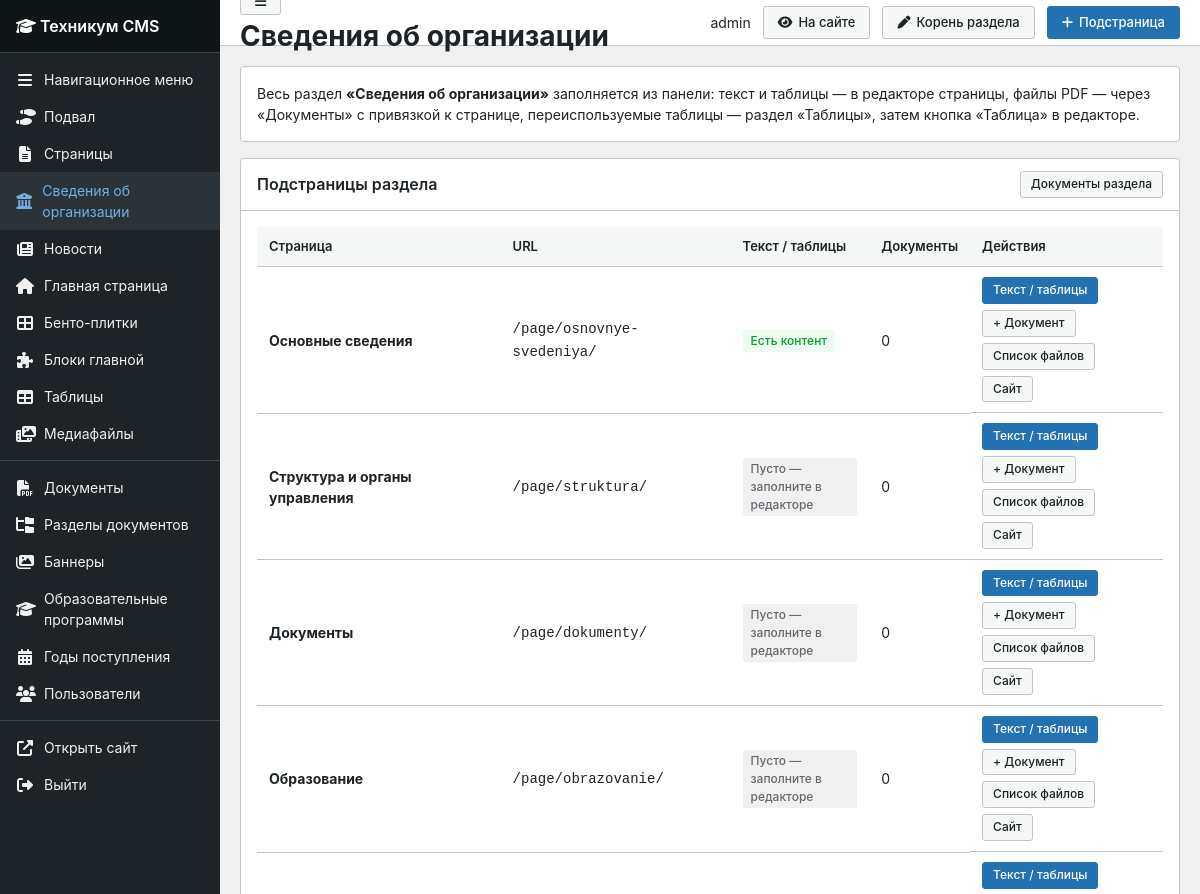
The app's page /panel/organization/ (signed in, upper part), older data.
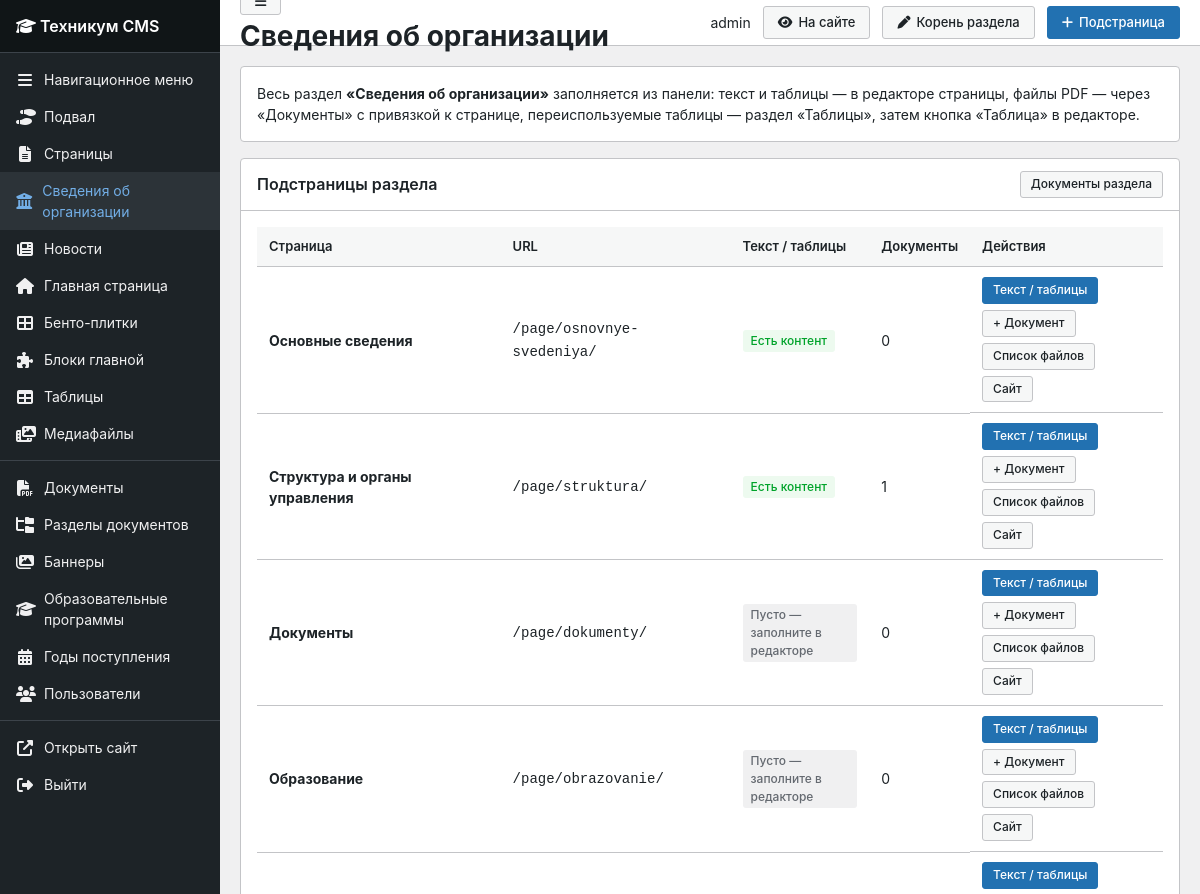
The same page, newer data.
### cms/models.py (models this page shows, shortened)
class Page(models.Model):
    title = models.CharField('Заголовок', max_length=200)
    slug = models.SlugField('URL', max_length=200, unique=True, blank=True)
    description = models.TextField('Описание', blank=True)
    content = RichTextUploadingField('Содержимое', blank=True)
    order = models.IntegerField('Порядок', default=0)
    parent = models.ForeignKey(
        'self',
        on_delete=models.SET_NULL,
        null=True,
        blank=True,
        related_name='subpages',
        verbose_name='Родительская страница'
    )
    is_published = models.BooleanField('Опубликовано', default=True)
    show_in_menu = models.BooleanField('Показывать в меню', default=False)
    meta_title = models.CharField('Meta Title', max_length=200, blank=True)
    meta_description = models.TextField('Meta Description', blank=True)
    meta_keywords = models.CharField('Meta Keywords', max_length=200, blank=True)
    created_at = models.DateTimeField('Создано', auto_now_add=True)
    updated_at = models.DateTimeField('Обновлено', auto_now=True)
    class Meta:
        verbose_name = 'Страница'
        verbose_name_plural = 'Страницы'
        ordering = ['-created_at']
    def save(self, *args, **kwargs):
        if not self.slug:
            self.slug = slugify(self.title, allow_unicode=True)
        if not self.meta_title:
            self.meta_title = self.title
        super().save(*args, **kwargs)
    def get_absolute_url(self):
        if self.slug == 'news':
            return '/news/'
        return f'/page/{self.slug}/'

### cms/panel_views.py (the view, shortened to what this page needs)
# urls.py: path('organization/', panel_views.organization_hub, name='organization_hub'),
@staff_required
def organization_hub(request):
    root = Page.objects.filter(slug='basic-info').first()
    expected = [
        ('osnovnye-svedeniya', 'Основные сведения', 1),
        ('struktura', 'Структура и органы управления', 2),
        ('dokumenty', 'Документы', 3),
        ('obrazovanie', 'Образование', 4),
        ('obrazovatelnye-standarty', 'Образовательные стандарты', 5),
        ('rukovodstvo', 'Руководство. Педагогический (научно-педагогический) состав', 6),
        ('pedagogicheskiy-sostav', 'Педагогический состав', 7),
        ('materialno-tekhnicheskoe', 'Материально-техническое обеспечение', 8),
        ('platnye-uslugi', 'Платные образовательные услуги', 9),
        ('finansy', 'Финансово-хозяйственная деятельность', 10),
        ('vakantnye-mesta', 'Вакантные места для приёма', 11),
        ('stipendii', 'Стипендии и меры поддержки', 12),
        ('mezhdunarodnoe', 'Международное сотрудничество', 13),
        ('pitanie', 'Организация питания', 14),
    ]
    for slug, title, order in expected:
        page, created = Page.objects.get_or_create(
            slug=slug,
            defaults={
                'title': title,
                'parent': root,
                'is_published': True,
                'order': order,
            },
        )
        changed = False
        if page.parent_id != root.id:
            page.parent = root
            changed = True
        if page.order != order:
            page.order = order
            changed = True
        if changed:
            page.save(update_fields=['parent', 'order'])
        sync_page_to_menu(page)
    sync_page_to_menu(root)
    children = (
        Page.objects.filter(parent=root)
        .annotate(docs_count=Count('documents', filter=Q(documents__is_active=True)))
        .order_by('order', 'title')
    )
    rows = []
    for p in children:
        has_html = bool((p.content or '').strip())
        rows.append({
            'page': p,
            'has_content': has_html,
            'docs_count': p.docs_count,
            'status': 'ok' if has_html or p.docs_count else 'empty',
        })
    return render(request, 'panel/organization_hub.html', {
        'root': root,
        'rows': rows,
        'active_menu': 'organization',
        'title': 'Сведения об организации',
    })

### cms/context_processors.py (called while the page is built)
def _dedupe_root_menu(items):
    items = list(items)
    best = {}
    for item in items:
        key = (item.title or '').strip().casefold()
        if not key:
            continue
        children = item.get_children().filter(is_active=True).count()
        score = (1 if item.page_id else 0, children, -item.order, item.pk)
        prev = best.get(key)
        if prev is None or score > prev[1]:
            best[key] = (item.pk, score)
    keep = {pk for pk, _ in best.values()}
    return [item for item in items if item.pk in keep]

def get_root_menu_items():
    menu_items = MenuItem.objects.filter(
        parent=None, is_active=True
    ).order_by('order', 'title')
    return _dedupe_root_menu(menu_items)

def site_context(request):
    homepage = HomePage.load()
    return {
        'site_settings': homepage,
        'menu_items': get_root_menu_items(),
    }

### cms/models.py (called while the page is built)
    @classmethod
    def load(cls):
        obj, created = cls.objects.get_or_create(pk=1)
        return obj

### cms/panel_utils.py (called while the page is built, shortened)
def sync_page_to_menu(page):
    if not page.show_in_menu:
        return None

### templates/panel/organization_hub.html
{% extends 'panel/base.html' %}
{% block topbar_actions %}
<a href="{{ root.get_absolute_url }}" target="_blank" class="btn btn-secondary"><i class="fas fa-eye"></i> На сайте</a>
<a href="{% url 'panel:page_edit' root.pk %}" class="btn btn-secondary"><i class="fas fa-pen"></i> Корень раздела</a>
<a href="{% url 'panel:page_add' %}?parent={{ root.pk }}" class="btn btn-primary"><i class="fas fa-plus"></i> Подстраница</a>
{% endblock %}
{% block content %}
<div class="wp-card" style="margin-bottom:16px;">
    <div class="wp-card-body">
        <p style="margin:0;">
            Весь раздел <strong>«Сведения об организации»</strong> заполняется из панели:
            текст и таблицы — в редакторе страницы, файлы PDF — через «Документы» с привязкой к странице,
            переиспользуемые таблицы — раздел «Таблицы», затем кнопка «Таблица» в редакторе.
        </p>
    </div>
</div>
<div class="wp-card">
    <div class="wp-card-header">
        <h2>Подстраницы раздела</h2>
        <a href="{% url 'panel:document_list' %}?page={{ root.pk }}" class="btn btn-sm btn-secondary">Документы раздела</a>
    </div>
    <div class="wp-card-body">
        {% if rows %}
        <table class="wp-table">
            <thead>
                <tr>
                    <th>Страница</th>
                    <th>URL</th>
                    <th>Текст / таблицы</th>
                    <th>Документы</th>
                    <th>Действия</th>
                </tr>
            </thead>
            <tbody>
                {% for row in rows %}
                <tr>
                    <td><strong>{{ row.page.title }}</strong></td>
                    <td><code>/page/{{ row.page.slug }}/</code></td>
                    <td>
                        {% if row.has_content %}
                        <span class="badge badge-success">Есть контент</span>
                        {% else %}
                        <span class="badge badge-draft">Пусто — заполните в редакторе</span>
                        {% endif %}
                    </td>
                    <td>{{ row.docs_count }}</td>
                    <td class="actions">
                        <a href="{% url 'panel:page_edit' row.page.pk %}" class="btn btn-sm btn-primary">Текст / таблицы</a>
                        <a href="{% url 'panel:document_add' %}?page={{ row.page.pk }}" class="btn btn-sm btn-secondary">+ Документ</a>
                        <a href="{% url 'panel:document_list' %}?page={{ row.page.pk }}" class="btn btn-sm btn-secondary">Список файлов</a>
                        <a href="{{ row.page.get_absolute_url }}" target="_blank" class="btn btn-sm btn-secondary">Сайт</a>
                    </td>
                </tr>
                {% endfor %}
            </tbody>
        </table>
        {% else %}
        <p>Подстраниц нет. Создайте через «Подстраница».</p>
        {% endif %}
    </div>
</div>
{% endblock %}

Row changes from the older to the newer data that the page shows:
changed Page "Структура и органы управления": docs_count "0" → "1"; text "Пусто — заполните в редакторе" → "Есть контент"
